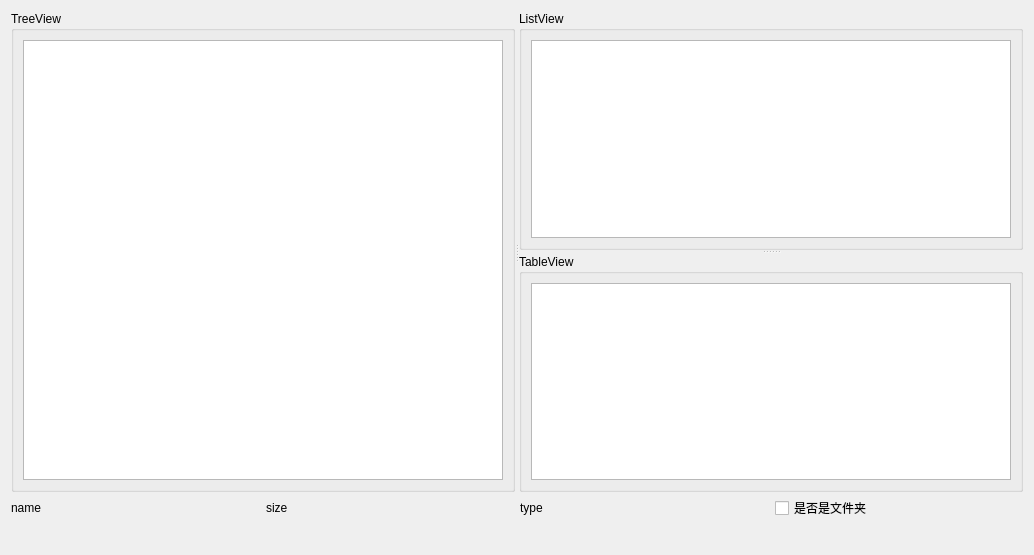
<?xml version="1.0" encoding="UTF-8"?>
<ui version="4.0">
 <class>FileWidget</class>
 <widget class="QWidget" name="FileWidget">
  <property name="geometry">
   <rect>
    <x>0</x>
    <y>0</y>
    <width>1034</width>
    <height>555</height>
   </rect>
  </property>
  <property name="windowTitle">
   <string>FileWidget</string>
  </property>
  <layout class="QGridLayout" name="gridLayout_4">
   <item row="0" column="0">
    <widget class="QSplitter" name="splitter_2">
     <property name="orientation">
      <enum>Qt::Horizontal</enum>
     </property>
     <widget class="QGroupBox" name="groupBox">
      <property name="title">
       <string>TreeView</string>
      </property>
      <layout class="QGridLayout" name="gridLayout_3">
       <item row="0" column="0">
        <widget class="QTreeView" name="treeView"/>
       </item>
      </layout>
     </widget>
     <widget class="QSplitter" name="splitter">
      <property name="orientation">
       <enum>Qt::Vertical</enum>
      </property>
      <widget class="QGroupBox" name="groupBox_3">
       <property name="title">
        <string>ListView</string>
       </property>
       <layout class="QGridLayout" name="gridLayout">
        <item row="0" column="0">
         <widget class="QListView" name="listView"/>
        </item>
       </layout>
      </widget>
      <widget class="QGroupBox" name="groupBox_4">
       <property name="title">
        <string>TableView</string>
       </property>
       <layout class="QGridLayout" name="gridLayout_2">
        <item row="0" column="0">
         <widget class="QTableView" name="tableView"/>
        </item>
       </layout>
      </widget>
     </widget>
    </widget>
   </item>
   <item row="1" column="0">
    <layout class="QHBoxLayout" name="horizontalLayout">
     <property name="sizeConstraint">
      <enum>QLayout::SetDefaultConstraint</enum>
     </property>
     <property name="leftMargin">
      <number>0</number>
     </property>
     <item>
      <widget class="QLabel" name="labName">
       <property name="maximumSize">
        <size>
         <width>16777215</width>
         <height>20</height>
        </size>
       </property>
       <property name="text">
        <string>name</string>
       </property>
      </widget>
     </item>
     <item>
      <widget class="QLabel" name="labSize">
       <property name="maximumSize">
        <size>
         <width>16777215</width>
         <height>20</height>
        </size>
       </property>
       <property name="text">
        <string>size</string>
       </property>
      </widget>
     </item>
     <item>
      <widget class="QLabel" name="labType">
       <property name="maximumSize">
        <size>
         <width>16777215</width>
         <height>20</height>
        </size>
       </property>
       <property name="text">
        <string>type</string>
       </property>
      </widget>
     </item>
     <item>
      <widget class="QCheckBox" name="cbxDir">
       <property name="maximumSize">
        <size>
         <width>16777215</width>
         <height>20</height>
        </size>
       </property>
       <property name="text">
        <string>是否是文件夹</string>
       </property>
      </widget>
     </item>
    </layout>
   </item>
   <item row="2" column="0">
    <widget class="QLabel" name="labPath">
     <property name="maximumSize">
      <size>
       <width>16777215</width>
       <height>20</height>
      </size>
     </property>
     <property name="text">
      <string/>
     </property>
    </widget>
   </item>
  </layout>
 </widget>
 <resources/>
 <connections/>
</ui>
